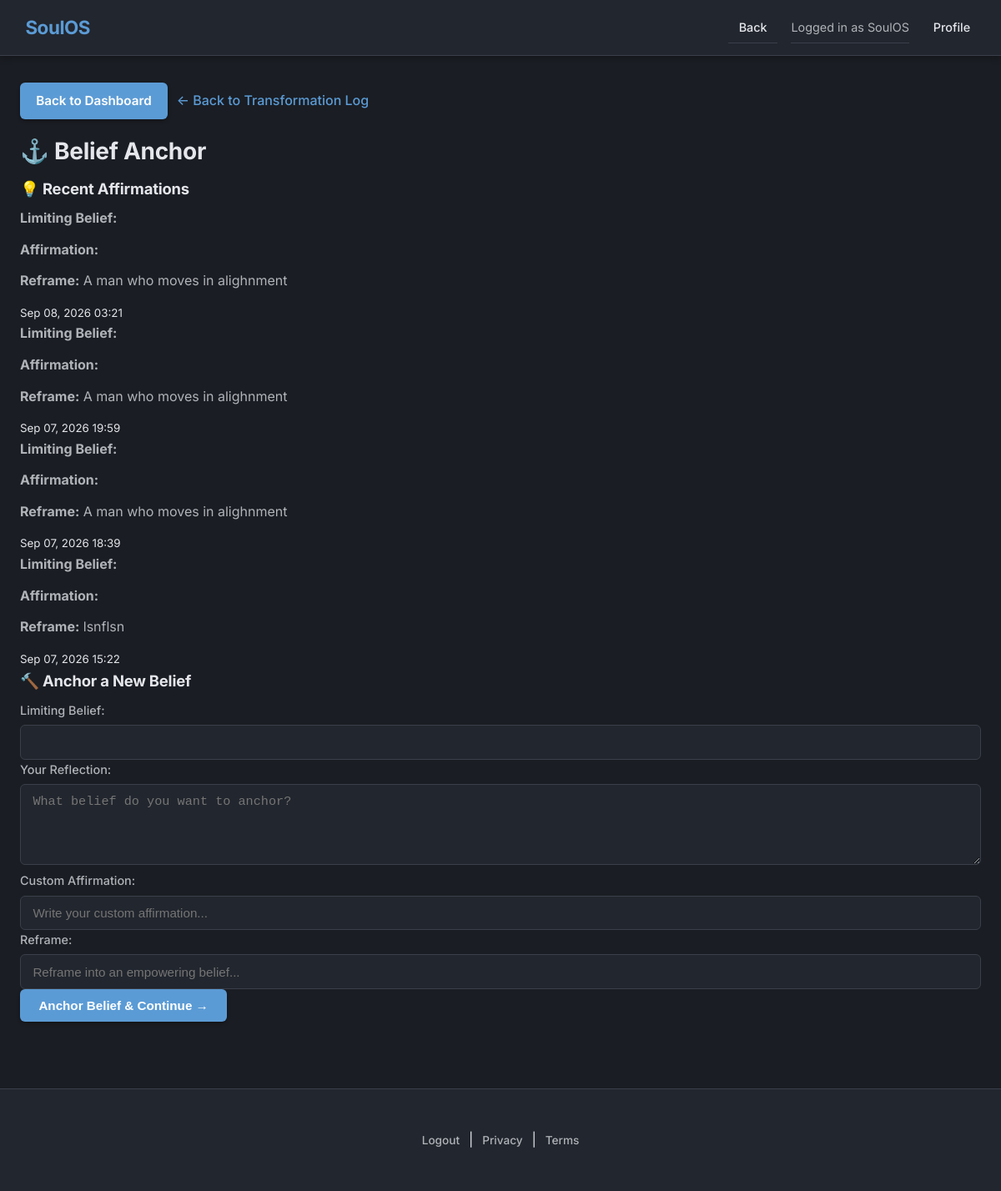
Page /core-healing-path/stage/belief-anchor/ (signed in) on the earlier database version.
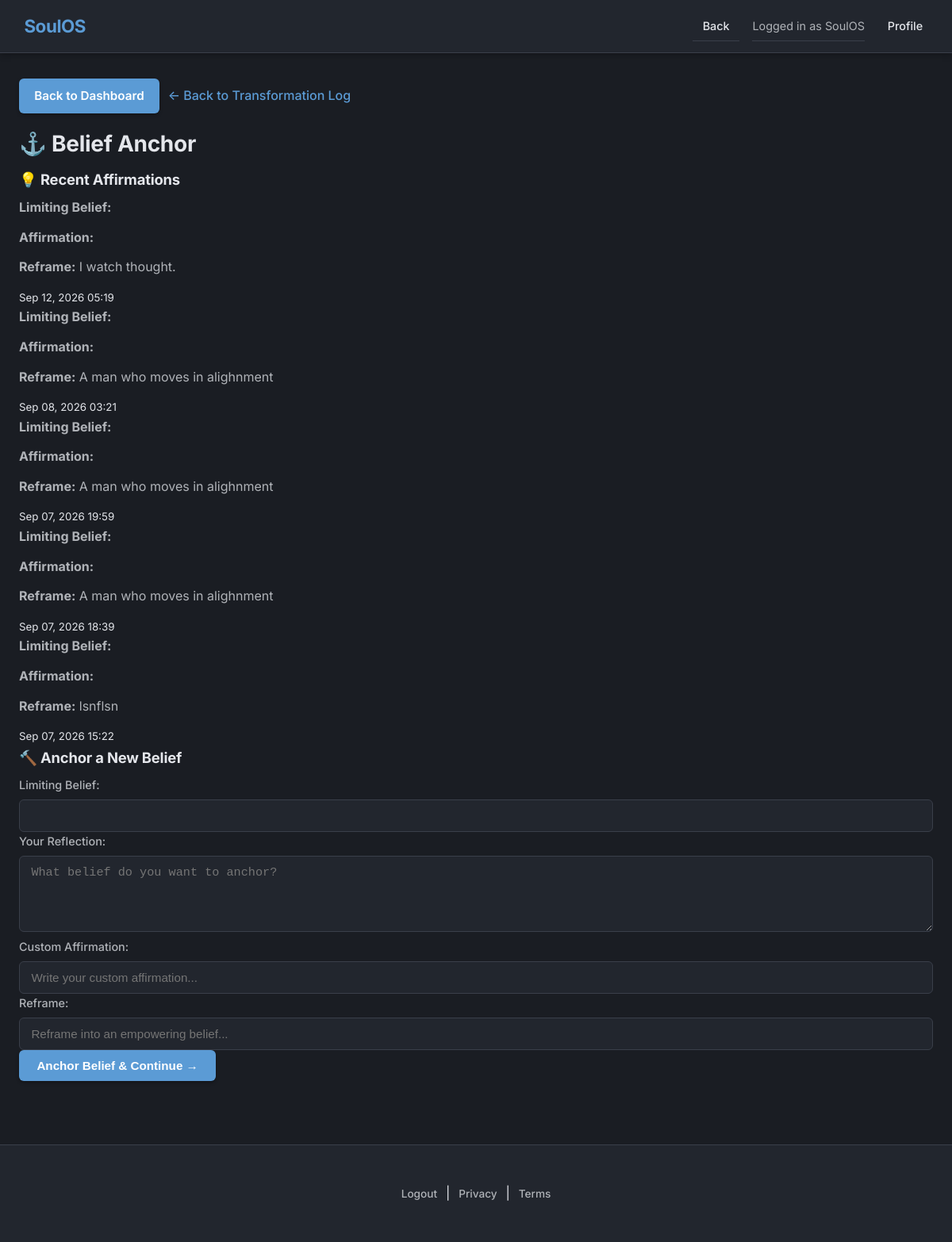
Same page on the later database version.
### Core_healing_path/models.py (models this page shows, shortened)
class HealingLog(models.Model):
    user = models.ForeignKey(
        User, on_delete=models.CASCADE, related_name="healing_logs"
    )
    stage = models.CharField(max_length=50, choices=STAGE_CHOICES)
    entry = models.TextField()
    intensity = models.PositiveSmallIntegerField(default=5)
    trigger = models.CharField(max_length=100, blank=True)
    emotion = models.CharField(max_length=100, blank=True)
    limiting_belief = models.CharField(max_length=255, blank=True)
    custom_affirmation = models.CharField(max_length=255, blank=True)
    reframe = models.CharField(max_length=255, blank=True)
    coping_strategy = models.CharField(max_length=100, blank=True)
    ritual = models.CharField(max_length=100, blank=True)
    gratitude_notes = models.TextField(blank=True)
    insight_type = models.CharField(max_length=100, blank=True)
    clarity_notes = models.TextField(blank=True)
    awareness_type = models.CharField(max_length=20, blank=True)
    parent_log = models.ForeignKey(
        "self",
        on_delete=models.SET_NULL,
        null=True,
        blank=True,
        related_name="awareness_entries",
    )
    created_at = models.DateTimeField(default=timezone.now)
    class Meta:
        ordering = ["-created_at"]

### Core_healing_path/views.py (the view)
@login_required
def stage_view(request, stage_key):
    stage_name = dict(STAGE_CHOICES).get(stage_key, stage_key)
    if request.method == "POST":
        form_class = FORM_MAP.get(stage_key)
        if not form_class:
            return redirect("core_healing_path_dashboard")
        form = form_class(request.POST)
        if form.is_valid():
            log = form.save(commit=False)
            log.user = request.user
            log.stage = stage_key
            if stage_key == "awareness_lens":
                log.parent_log_id = request.POST.get("parent_log")
            log.save()
            profile = get_or_create_profile(request.user)
            if stage_key == "tension_observer":
                journey = TransformationJourney.objects.create(
                    user=request.user,
                    tension_log=log,
                    current_stage=stage_key,
                    status="active",
                )
                JourneyStage.objects.create(journey=journey, stage=stage_key, log=log)
                advance_journey(journey, log)
                next_stage = get_next_stage(stage_key)
                if next_stage:
                    return redirect(
                        reverse(STAGE_URL_MAP[next_stage]) + f"?tension_log_id={log.id}"
                    )
                return redirect("core_healing_path_dashboard")
            else:
                active_journey = get_active_journey(request.user)
                if active_journey and active_journey.current_stage == stage_key:
                    advance_journey(active_journey, log)
                    if stage_key == "clarity_flow":
                        active_journey.status = "completed"
                        active_journey.completed_at = timezone.now()
                        active_journey.save()
                next_stage = get_next_stage(stage_key)
                if next_stage:
                    return redirect(reverse(STAGE_URL_MAP[next_stage]))
                return redirect("core_healing_path_dashboard")
    else:
        form_class = FORM_MAP.get(stage_key, TensionObserverForm)
        form = form_class(initial={"stage": stage_key})
    logs = HealingLog.objects.filter(user=request.user, stage=stage_key)[:20]
    suggestion = ""
    if stage_key == "thought_analyzer" and logs:
        suggestion = get_stage_suggestion(logs[0])
    tension_log = None
    if stage_key == "awareness_lens":
        tension_log_id = request.GET.get("tension_log_id")
        if tension_log_id:
            tension_log = HealingLog.objects.filter(
                id=tension_log_id, user=request.user, stage="tension_observer"
            ).first()
    context = {
        "stage_key": stage_key,
        "stage_name": stage_name,
        "healing_prompt": HEALING_PROMPTS.get(stage_key, ""),
        "form": form,
        "logs": logs,
        "suggestion": suggestion,
        "stage_choices": STAGE_CHOICES,
        "current_stage_index": TRANSFORMATION_ORDER.index(stage_key),
        "total_stages": len(TRANSFORMATION_ORDER),
        "next_stage_url": STAGE_URL_MAP.get(get_next_stage(stage_key))
        if get_next_stage(stage_key)
        else None,
        "tension_log": tension_log,
    }
    return render(request, f"core_healing_path/stage_{stage_key}.html", context)

### Core_healing_path/forms.py
class BeliefAnchorForm(forms.ModelForm):
    limiting_belief = forms.CharField(
        label="Limiting Belief",
        max_length=255,
        required=False,
        widget=EditableSelect(
            choices=LIMITING_BELIEF_CHOICES, attrs={"class": "form-control"}
        ),
    )
    class Meta:
        model = HealingLog
        fields = ["stage", "entry", "limiting_belief", "custom_affirmation", "reframe"]
        widgets = {
            "stage": forms.HiddenInput(),
            "entry": forms.Textarea(
                attrs={
                    "class": "form-control",
                    "rows": 4,
                    "placeholder": "What belief do you want to anchor?",
                }
            ),
            "custom_affirmation": forms.TextInput(
                attrs={
                    "class": "form-control",
                    "placeholder": "Write your custom affirmation...",
                }
            ),
            "reframe": forms.TextInput(
                attrs={
                    "class": "form-control",
                    "placeholder": "Reframe into an empowering belief...",
                }
            ),
        }

### templates/core_healing_path/stage_belief_anchor.html (shortened to what this page needs)
{% extends "base.html" %}
{% load static %}
{% block content %}
<a href="{% url 'core_healing_path:transformation_log' %}">← Back to Transformation Log</a>
<div class="card">
    <h1>⚓ Belief Anchor</h1>
</div>
{% if logs %}
<div class="card">
    <h3>💡 Recent Affirmations</h3>
    {% for log in logs %}
        <div class="form-group">
            <p><strong>Limiting Belief:</strong> {{ log.limiting_belief }}</p>
            <p><strong>Affirmation:</strong> {{ log.custom_affirmation }}</p>
            <p><strong>Reframe:</strong> {{ log.reframe }}</p>
            <small>{{ log.created_at|date:"M d, Y H:i" }}</small>
        </div>
    {% endfor %}
</div>
{% endif %}
<div class="card">
    <h3>🔨 Anchor a New Belief</h3>
    <form method="post" action="{% url 'core_healing_path:log_belief_anchor' %}">
        <div class="form-group">
            <label for="id_limiting_belief">Limiting Belief:</label>
            {{ form.limiting_belief }}
        </div>
        <div class="form-group">
            <label for="id_entry">Your Reflection:</label>
            {{ form.entry }}
        </div>
        <div class="form-group">
            <label for="id_custom_affirmation">Custom Affirmation:</label>
            {{ form.custom_affirmation }}
        </div>
        <div class="form-group">
            <label for="id_reframe">Reframe:</label>
            {{ form.reframe }}
        </div>
        <button type="submit" class="btn btn-primary form-submit-btn">Anchor Belief & Continue →</button>
    </form>
</div>
{% endblock %}

Differences in the rows shown:
added HealingLog: reframe "I watch thought.", created_at "Sep 12, 2026 05:19"
